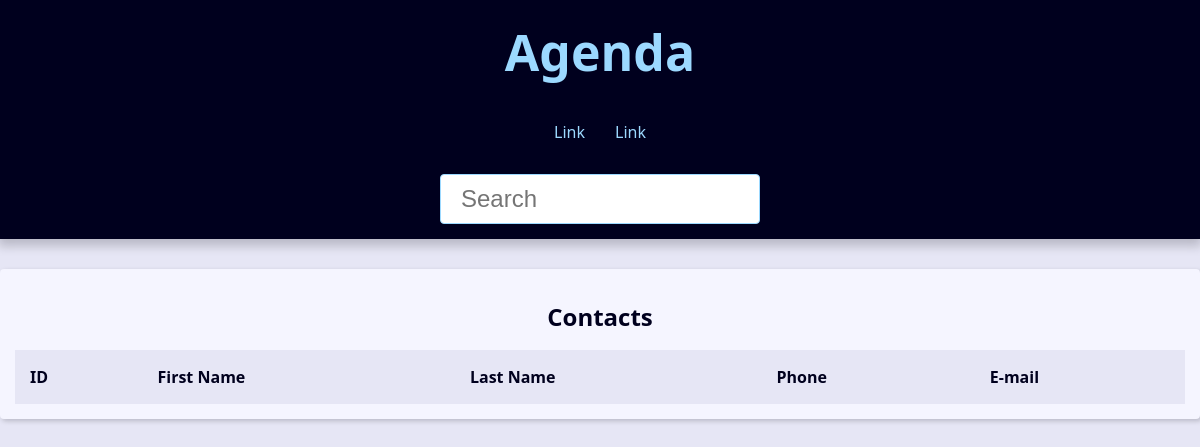
The app's page /, older data.
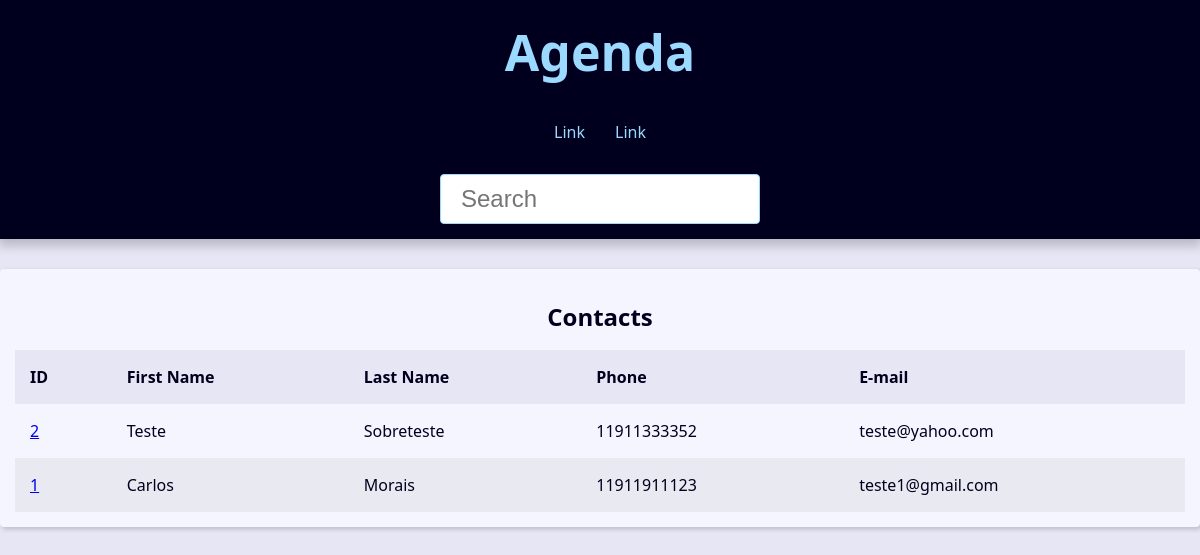
The same page, newer data.
### contact/models.py (models this page shows, shortened)
class Contact(models.Model):
    first_name = models.CharField(max_length=50)
    last_name = models.CharField(max_length=50)
    phone = models.CharField(max_length=50)
    email = models.EmailField(max_length=254)#blank=True se eu quiser que não seja obrigatório
    created_date = models.DateTimeField(default=timezone.now)
    description = models.TextField(blank=True)
    show = models.BooleanField(default=True)
    picture = models.ImageField(blank=True, upload_to='pictures/%Y/%m')
    category = models.ForeignKey(Category, on_delete=models.SET_NULL, blank=True, null=True)
    owner = models.ForeignKey(User, on_delete=models.SET_NULL, blank=True, null=True)

### contact/views/contact_views.py (the view)
# urls.py: path('', views.index, name='index'),
def index(request):
    contacts = Contact.objects.filter(show=True).order_by('-id')[0:10]
    context = {
        'contacts': contacts,
        'site_title': 'Contatos - Agenda'
    }
    return render(
        request,
        'contact/index.html',
        context
    )

### contact/templates/contact/index.html
{% extends 'global/base.html' %}
{% block content%}
<div class="responsive-table">
    <table class="contacts-table">
        <caption class="table-caption">
            Contacts
        </caption>
        <thead>
            <tr class="table-row table-row-header">
                <th class="table-header">ID</th>
                <th class="table-header">First Name</th>
                <th class="table-header">Last Name</th>
                <th class="table-header">Phone</th>
                <th class="table-header">E-mail</th>
            </tr>
        </thead>
        <tbody>
            {% for contact in contacts %}
            <tr class="table-row">
                <td class="table-cel">
                    <a href="{% url 'contact:contact' contact.id %}">{{contact.id}}</a>
                </td>
                <td class="table-cel">
                    {{contact.first_name}}
                </td>
                <td class="table-cel">
                    {{contact.last_name}}
                </td>
                <td class="table-cel">
                    {{contact.phone}}
                </td>
                <td class="table-cel">
                    {{contact.email}}
                </td>
            </tr>
            {% endfor %}
        </tbody>
    </table>
</div>
{% endblock content%}

Row changes from the older to the newer data that the page shows:
added Contact: id "2", first_name "Teste", last_name "Sobreteste", phone "11911333352", email "teste@yahoo.com"
added Contact: id "1", first_name "Carlos", last_name "Morais", phone "11911911123", email "teste1@gmail.com"
